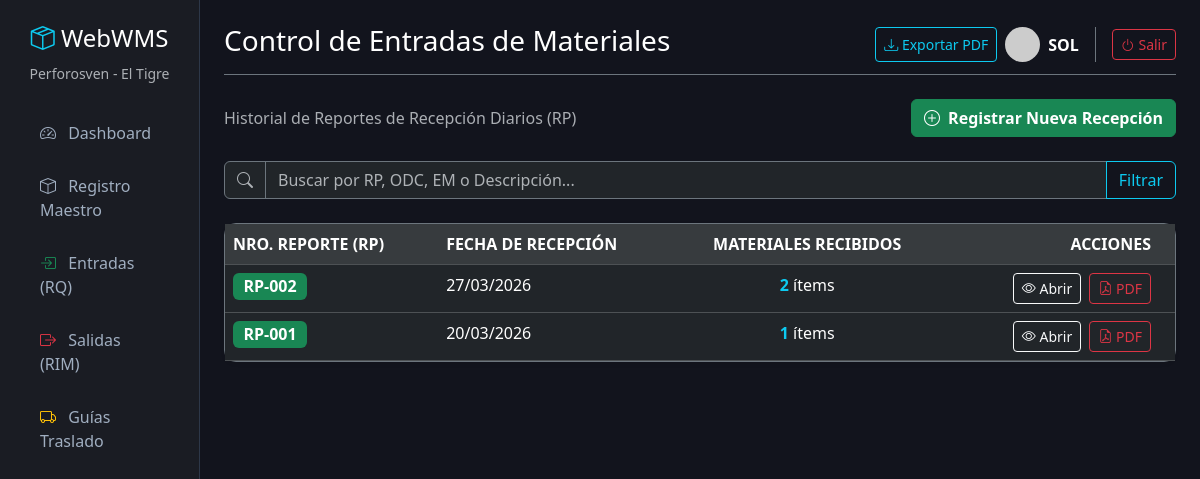
Before: /entradas/ (signed in) with the older database file.
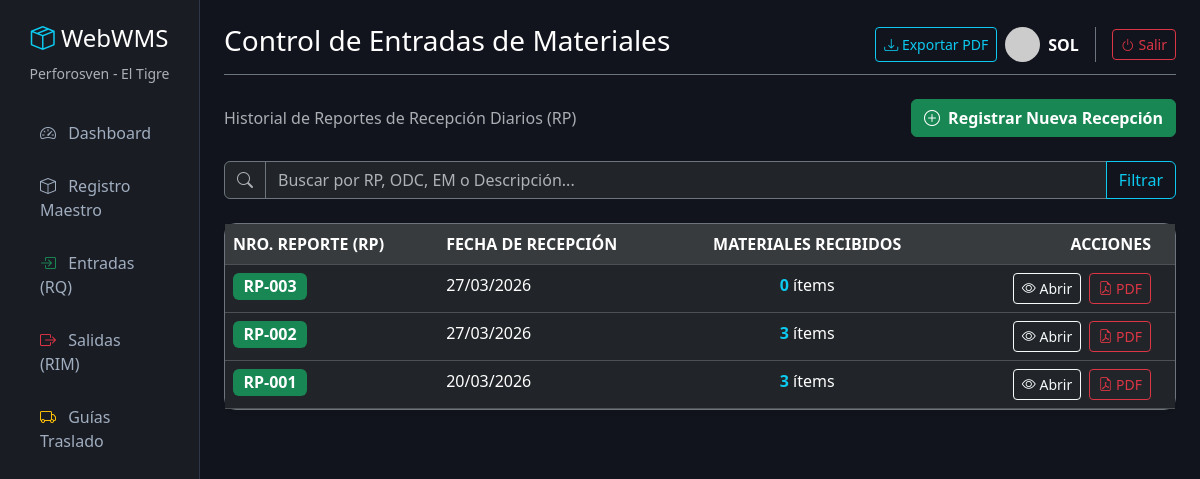
After: the same page with the newer database file.
### inventario/models.py (models this page shows, shortened)
class ReporteRecepcion(models.Model):
    nro_reporte = models.CharField(max_length=20, unique=True, blank=True, verbose_name="No. Reporte (RP)")
    fecha_recepcion = models.DateField(default=timezone.now, verbose_name="Fecha de Recepción")
    descripcion = models.CharField(max_length=255, blank=True, null=True, verbose_name="Descripción General")
    class Meta:
        verbose_name = "Reporte de Recepción"
        verbose_name_plural = "2. Reportes Diarios (RP)"

### inventario/views.py (the view)
# urls.py: path('entradas/', views.lista_entradas, name='lista_entradas'),
@login_required(login_url='login')
def lista_entradas(request):
    query = request.GET.get('buscar', '') # Captura lo que escribes en la barra
    if query:
        reportes = ReporteRecepcion.objects.filter(
            Q(nro_reporte__icontains=query) |
            Q(descripcion__icontains=query) |
            Q(detallerecepcion__nro_odc__icontains=query) |
            Q(detallerecepcion__nro_control_entrada__icontains=query)
        ).distinct().order_by('-fecha_recepcion', '-id')
    else:
        reportes = ReporteRecepcion.objects.all().order_by('-fecha_recepcion', '-id')
    contexto = {'reportes': reportes, 'query': query}
    return render(request, 'inventario/lista_entradas.html', contexto)

### inventario/templates/inventario/lista_entradas.html (shortened to what this page needs)
{% extends 'inventario/base.html' %}
{% block header %}Control de Entradas de Materiales{% endblock %}
{% block content %}
<div class="container-fluid px-0">
    <div class="d-flex justify-content-between align-items-center mb-4">
        <p class="text-muted mb-0">Historial de Reportes de Recepción Diarios (RP)</p>
        {% if user.is_staff %}
        <a href="{% url 'crear_recepcion' %}" class="btn btn-success fw-bold">
            <i class="bi bi-plus-circle me-1"></i> Registrar Nueva Recepción
        </a>
        {% endif %}
    </div>
    <form method="GET" class="mb-4">
        <div class="input-group">
            <span class="input-group-text bg-dark border-secondary text-muted"><i class="bi bi-search"></i></span>
            <input type="text" name="buscar" value="{{ query }}" class="form-control bg-dark text-white border-secondary" placeholder="Buscar por RP, ODC, EM o Descripción...">
            <button class="btn btn-outline-info" type="submit">Filtrar</button>
        </div>
    </form>
    <div class="card shadow-sm border-secondary">
        <div class="card-body p-0">
            <div class="table-responsive">
                <table class="table table-dark table-hover mb-0">
                    <thead class="table-active text-muted">
                        <tr>
                            <th>NRO. REPORTE (RP)</th>
                            <th>FECHA DE RECEPCIÓN</th>
                            <th class="text-center">MATERIALES RECIBIDOS</th>
                            <th class="text-end px-4">ACCIONES</th>
                        </tr>
                    </thead>
                    <tbody>
                        {% for reporte in reportes %}
                        <tr>
                            <td>
                                <span class="badge bg-success fs-6">{{ reporte.nro_reporte }}</span>
                            </td>
                            <td>{{ reporte.fecha_recepcion|date:"d/m/Y" }}</td>
                            <td class="text-center">
                                <span class="text-info fw-bold">{{ reporte.detallerecepcion_set.count }}</span> ítems
                            </td>
                            <td class="text-end px-4">
                                <a href="{% url 'detalle_recepcion' reporte.id %}" class="btn btn-sm btn-outline-light me-1" title="Ver Detalles">
                                    <i class="bi bi-eye"></i> Abrir
                                </a>
                                <button class="btn btn-sm btn-outline-danger" title="Generar PDF">
                                    <i class="bi bi-file-earmark-pdf"></i> PDF
                                </button>
                            </td>
                        </tr>
                        {% endfor %}
                    </tbody>
                </table>
            </div>
        </div>
    </div>
</div>
{% endblock %}

Changed rows visible on the page:
added ReporteRecepcion: nro_reporte "RP-003", fecha_recepcion "27/03/2026", detallerecepcion_set.count "0"
computed for ReporteRecepcion "RP-002": detallerecepcion_set.count "2" → "3"
computed for ReporteRecepcion "RP-001": detallerecepcion_set.count "1" → "3"
